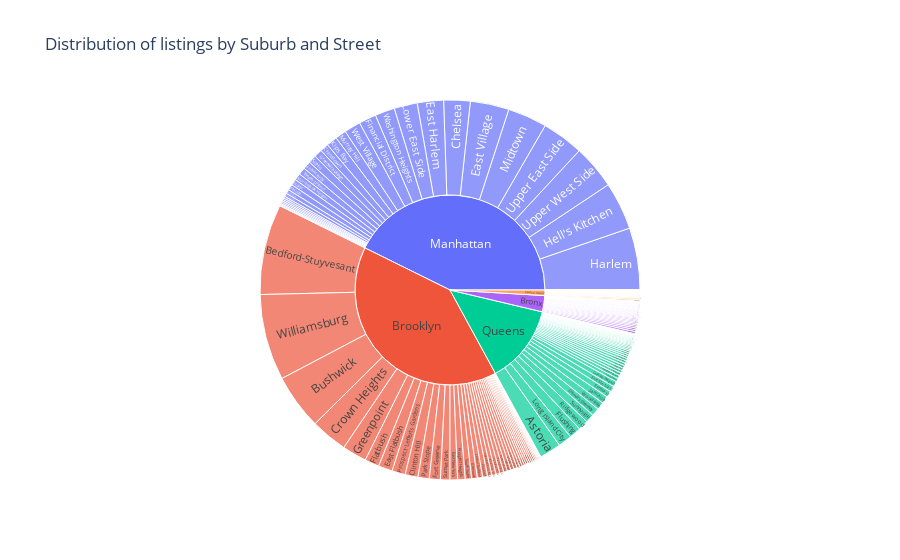

Notebook code for this chart:
### Code cell
fig = px.sunburst(df, path=['neighbourhood_group', 'neighbourhood'],
                  title='Distribution of listings by Suburb and Street')
fig.show()

### Figure 1 — Plotly figure (JSON) as saved in the notebook; plotly's stock layout.template omitted (floating-point values rounded to 4 significant figures; data arrays with more than 128 entries replaced by an {"elided": "..."} marker saying what was removed)
{"data": [{"branchvalues": "total", "domain": {"x": [0, 1], "y": [0, 1]}, "hovertemplate": "labels=%{label}<br>count=%{value}<br>parent=%{parent}<br>id=%{id}<extra></extra>", "ids": {"elided": "244 str values"}, "labels": {"elided": "244 str values"}, "name": "", "parents": {"elided": "244 str values"}, "type": "sunburst", "values": {"elided": "244 int values"}}], "layout": {"legend": {"tracegroupgap": 0}, "title": {"text": "Distribution of listings by Suburb and Street"}}}
